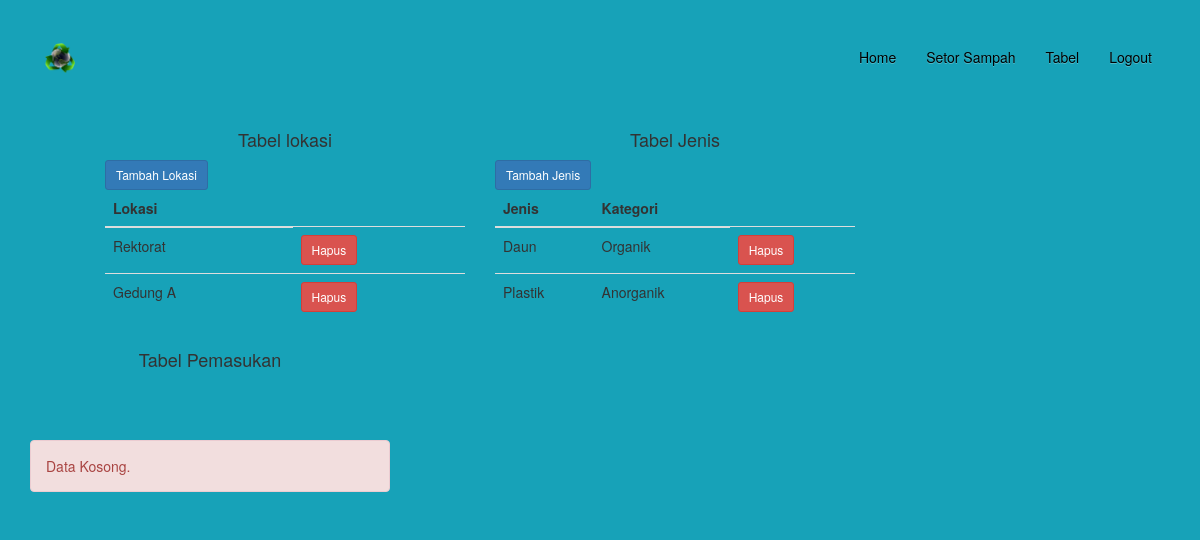
Page /admin/tabel.php (signed in) on the committed database.
### tables this page shows
CREATE TABLE `lokasi` (
  `id_lokasi` int(11) NOT NULL,
  `nama_lokasi` varchar(10) NOT NULL
);

CREATE TABLE `jenis_sampah` (
  `id_jenis` int(11) NOT NULL,
  `nama_jenis` varchar(20) NOT NULL,
  `id_kategori` int(11) NOT NULL
);

CREATE TABLE `kategori` (
  `id_kategori` int(11) NOT NULL,
  `nama_kategori` varchar(10) NOT NULL
);

### admin/tabel.php (the view, shortened to what this page needs)
<?php include 'template/headder.php'; ?>
<div class="container">
  <div class="row">
    <div class="col-sm-4">
      <h4 class="text-center">Tabel lokasi</h4>
      <button type="button" class="btn btn-primary btn-sm" data-toggle="modal" data-target="#lokasiModal">Tambah Lokasi</button>
      <table class="table">
        <thead>
          <tr>
            <th>Lokasi</th>
          </tr>
        </thead>
        <tbody>
          <?php $conn = connect();
          $sql = "SELECT * FROM `lokasi`";
          $result = mysqli_query($conn, $sql);
          while ($row = mysqli_fetch_assoc($result)) { ?>
            <tr>
              <td><?= $row['nama_lokasi'] ?></td>
              <td>
                <form action="hapus.php" method="POST">
                  <button type="submit" class="btn btn-danger btn-sm" name="hapusLokasi">Hapus</button>
                </form>
              </td>
            </tr>
          <?php }
          $conn->close(); ?>
        </tbody>
      </table>
    </div>
    <div class="col-sm-4">
      <h4 class="text-center">Tabel Jenis</h4>
      <button type="button" class="btn btn-primary btn-sm" data-toggle="modal" data-target="#jenisModal">Tambah Jenis</button>
      <table class="table">
        <thead>
          <tr>
            <th>Jenis</th>
            <th>Kategori</th>
          </tr>
        </thead>
        <tbody>
          <?php $conn = connect();
          $sql = "SELECT `id_jenis`,`nama_jenis`,`nama_kategori` FROM `jenis_sampah` JOIN kategori WHERE jenis_sampah.id_kategori=kategori.id_kategori ORDER BY jenis_sampah.id_kategori ASC";
          $result = mysqli_query($conn, $sql);
          while ($row = mysqli_fetch_assoc($result)) { ?>
            <tr>
              <td><?= $row['nama_jenis'] ?></td>
              <td><?= $row['nama_kategori'] ?></td>
              <td>
                <form action="hapus.php" method="POST">
                  <button type="submit" class="btn btn-danger btn-sm" name="hapusJenis">Hapus</button>
                </form>
              </td>
            </tr>
          <?php }
          $conn->close(); ?>
        </tbody>
      </table>
    </div>
    <div class="col-sm-4">
      <h4 class="text-center">Tabel Pemasukan</h4>
      <br>
      <?php $conn = connect();
      $sql = "SELECT id_penghasil,nama_lokasi,nama_jenis,jumlah_sampah FROM `tempat_penghasil` JOIN jenis_sampah,lokasi WHERE tempat_penghasil.id_jenis=jenis_sampah.id_jenis && tempat_penghasil.id_lokasi=lokasi.id_lokasi && tempat_penghasil.bulan=MONTH(NOW()) ORDER BY tempat_penghasil.id_jenis ASC";
      $result = mysqli_query($conn, $sql);
      $cek = mysqli_num_rows($result);
      if ($cek > 0) { ?>
        <table class="table">
          <thead>
            <tr>
              <th>Lokasi</th>
              <th>Jenis</th>
              <th>Jumlah</th>
            </tr>
          </thead>
          <tbody>
            <?php while ($row = mysqli_fetch_assoc($result)) { ?>
              <tr>
                <td><?= $row['nama_lokasi']; ?></td>
                <td><?= $row['nama_jenis']; ?></td>
                <td><?= $row['jumlah_sampah']; ?> Kg</td>
              </tr>
            <?php }
            ?>
            </tr>
          </tbody>
        </table>
      <?php } else { ?>
        <br>
        <br>
        <div class="alert alert-danger" role="alert">
          Data Kosong.
        </div>
      <?php } ?>
    </div>
  </div>
</div>
<?php include 'template/footer.php'; ?>

### assets/css/styles.css (style rules this page uses)
body { margin: 0px; background-color: #ebe9e9 padding: 0; background-color: #17a2b8; height: 100vh; }

### rows in the picture
lokasi: nama_lokasi "Rektorat"
lokasi: nama_lokasi "Gedung A"
jenis_sampah: nama_jenis "Daun", id_kategori.nama_kategori "Organik"
jenis_sampah: nama_jenis "Plastik", id_kategori.nama_kategori "Anorganik"
